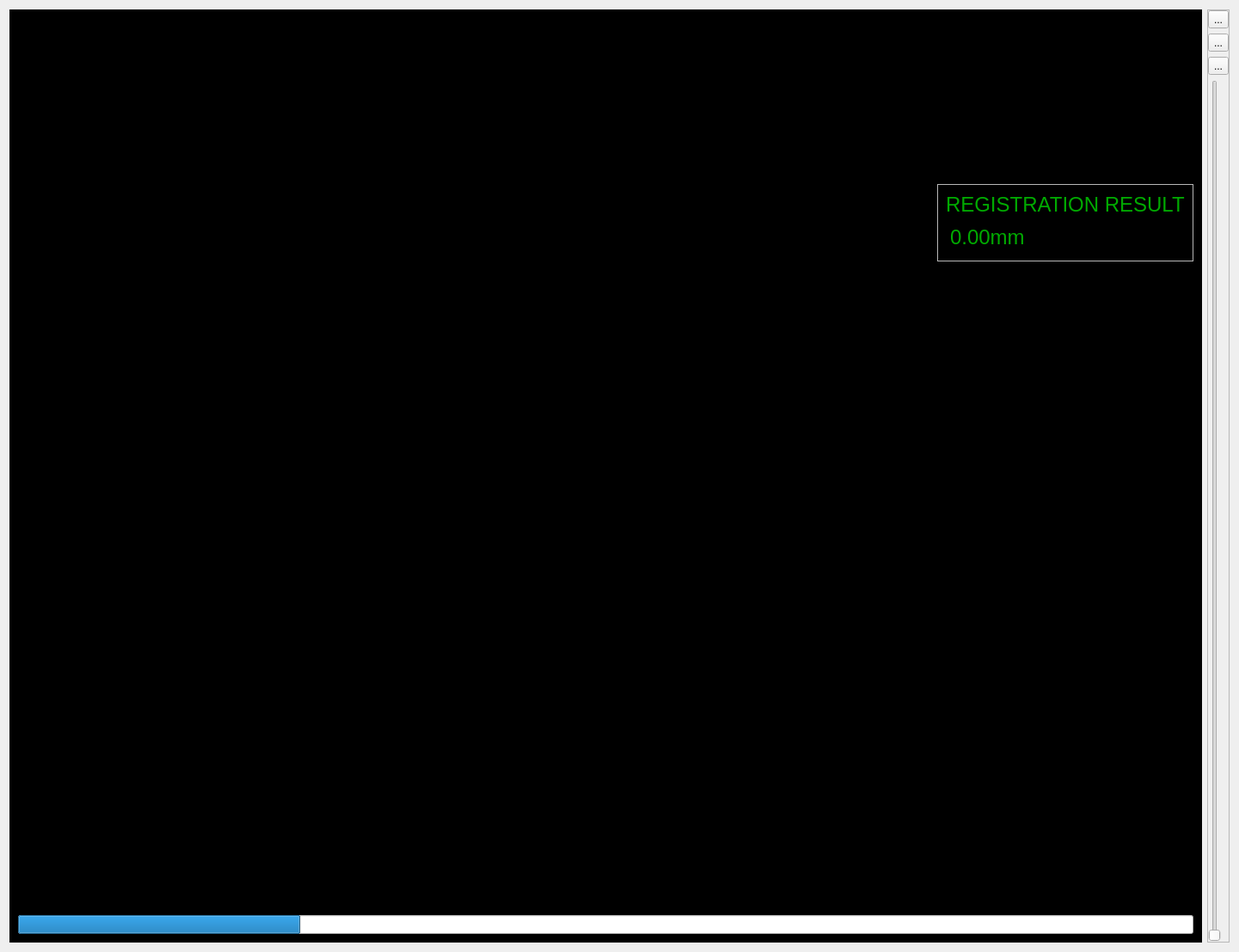
<?xml version="1.0" encoding="UTF-8"?>
<ui version="4.0">
 <class>AcetabularPrepView</class>
 <widget class="QWidget" name="AcetabularPrepView">
  <property name="geometry">
   <rect>
    <x>0</x>
    <y>0</y>
    <width>1441</width>
    <height>1107</height>
   </rect>
  </property>
  <property name="windowTitle">
   <string>AcetabularPrepView</string>
  </property>
  <layout class="QHBoxLayout" name="horizontalLayout">
   <item>
    <widget class="QFrame" name="frameMain">
     <property name="styleSheet">
      <string notr="true">
#frameMain{
  background-color: rgb(0, 0, 0);
}
</string>
     </property>
     <property name="frameShape">
      <enum>QFrame::StyledPanel</enum>
     </property>
     <property name="frameShadow">
      <enum>QFrame::Raised</enum>
     </property>
     <layout class="QGridLayout" name="gridLayout">
      <item row="6" column="0" colspan="2">
       <widget class="QProgressBar" name="progressBar">
        <property name="value">
         <number>24</number>
        </property>
        <property name="textVisible">
         <bool>false</bool>
        </property>
       </widget>
      </item>
      <item row="3" column="1" rowspan="2">
       <widget class="CupParameterGadget" name="cupParameterGadget" native="true"/>
      </item>
      <item row="1" column="1">
       <widget class="QFrame" name="frameRegistration">
        <property name="sizePolicy">
         <sizepolicy hsizetype="Preferred" vsizetype="Maximum">
          <horstretch>0</horstretch>
          <verstretch>0</verstretch>
         </sizepolicy>
        </property>
        <property name="frameShape">
         <enum>QFrame::StyledPanel</enum>
        </property>
        <property name="frameShadow">
         <enum>QFrame::Raised</enum>
        </property>
        <layout class="QVBoxLayout" name="verticalLayout_2">
         <item>
          <widget class="QLabel" name="labelRegistrationResult">
           <property name="styleSheet">
            <string notr="true">#labelRegistrationResult
{
  color: rgb(0, 170, 0);
  font-size: 24px;
}</string>
           </property>
           <property name="text">
            <string>REGISTRATION RESULT</string>
           </property>
          </widget>
         </item>
         <item>
          <widget class="QDoubleSpinBox" name="doubleSpinBoxRegistrationResult">
           <property name="styleSheet">
            <string notr="true">#doubleSpinBoxRegistrationResult{
  background-color: rgb(0, 0, 0);
  color: rgb(0, 170, 0);
  font-size: 24px;
}</string>
           </property>
           <property name="readOnly">
            <bool>true</bool>
           </property>
           <property name="buttonSymbols">
            <enum>QAbstractSpinBox::NoButtons</enum>
           </property>
           <property name="suffix">
            <string>mm</string>
           </property>
          </widget>
         </item>
        </layout>
       </widget>
      </item>
      <item row="2" column="1">
       <layout class="QVBoxLayout" name="verticalLayout_3"/>
      </item>
      <item row="5" column="1">
       <layout class="QVBoxLayout" name="verticalLayout_4"/>
      </item>
      <item row="0" column="0" rowspan="6">
       <widget class="QStackedWidget" name="stackedWidgetViewer">
        <property name="sizePolicy">
         <sizepolicy hsizetype="Expanding" vsizetype="Expanding">
          <horstretch>0</horstretch>
          <verstretch>0</verstretch>
         </sizepolicy>
        </property>
        <widget class="QWidget" name="dummyWidget">
         <widget class="QLabel" name="label">
          <property name="geometry">
           <rect>
            <x>640</x>
            <y>330</y>
            <width>67</width>
            <height>17</height>
           </rect>
          </property>
          <property name="text">
           <string>dummy</string>
          </property>
         </widget>
        </widget>
        <widget class="ImageWidget" name="imageWidget"/>
        <widget class="AcetabularPrepMultiStdWidget" name="multiStdWidget"/>
       </widget>
      </item>
     </layout>
    </widget>
   </item>
   <item>
    <widget class="QFrame" name="frame">
     <property name="sizePolicy">
      <sizepolicy hsizetype="Maximum" vsizetype="Preferred">
       <horstretch>0</horstretch>
       <verstretch>0</verstretch>
      </sizepolicy>
     </property>
     <property name="frameShape">
      <enum>QFrame::StyledPanel</enum>
     </property>
     <property name="frameShadow">
      <enum>QFrame::Raised</enum>
     </property>
     <layout class="QVBoxLayout" name="verticalLayout">
      <property name="leftMargin">
       <number>0</number>
      </property>
      <property name="topMargin">
       <number>0</number>
      </property>
      <property name="rightMargin">
       <number>0</number>
      </property>
      <property name="bottomMargin">
       <number>0</number>
      </property>
      <item>
       <widget class="QToolButton" name="toolButtonZoom">
        <property name="text">
         <string>...</string>
        </property>
        <property name="icon">
         <iconset resource="AcetabularPrep.qrc">
          <normaloff>:/resource/zoom.png</normaloff>:/resource/zoom.png</iconset>
        </property>
       </widget>
      </item>
      <item>
       <widget class="QToolButton" name="toolButtonBrightness">
        <property name="text">
         <string>...</string>
        </property>
        <property name="icon">
         <iconset resource="AcetabularPrep.qrc">
          <normaloff>:/resource/brightness.png</normaloff>:/resource/brightness.png</iconset>
        </property>
       </widget>
      </item>
      <item>
       <widget class="QToolButton" name="toolButtonContrast">
        <property name="text">
         <string>...</string>
        </property>
        <property name="icon">
         <iconset resource="AcetabularPrep.qrc">
          <normaloff>:/resource/contrast.png</normaloff>:/resource/contrast.png</iconset>
        </property>
       </widget>
      </item>
      <item>
       <widget class="QSlider" name="verticalSlider">
        <property name="orientation">
         <enum>Qt::Vertical</enum>
        </property>
       </widget>
      </item>
     </layout>
    </widget>
   </item>
  </layout>
 </widget>
 <customwidgets>
  <customwidget>
   <class>ImageWidget</class>
   <extends>QWidget</extends>
   <header>ImageWidget.h</header>
   <container>1</container>
  </customwidget>
  <customwidget>
   <class>CupParameterGadget</class>
   <extends>QWidget</extends>
   <header>CupParameterGadget.h</header>
   <container>1</container>
  </customwidget>
  <customwidget>
   <class>AcetabularPrepMultiStdWidget</class>
   <extends>QWidget</extends>
   <header>AcetabularPrepMultiStdWidget.h</header>
   <container>1</container>
  </customwidget>
 </customwidgets>
 <resources>
  <include location="AcetabularPrep.qrc"/>
 </resources>
 <connections/>
</ui>
